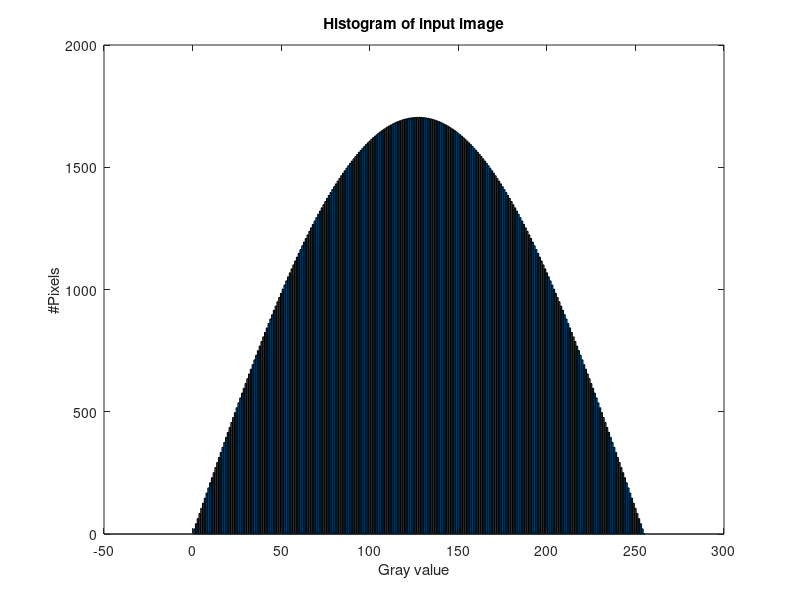
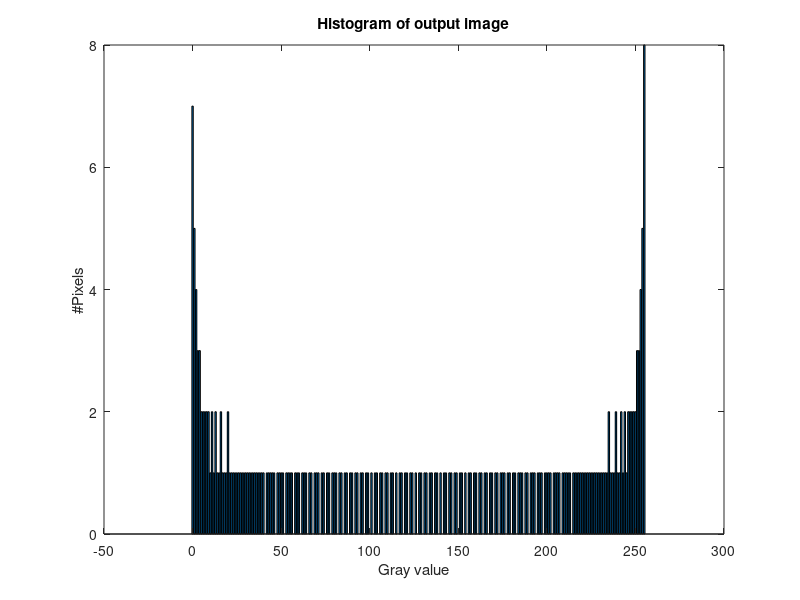

Reproduce these figures in MATLAB, in order.
%get L, total number of gray levels, 8 bits
L = 2^8; % 256 grey levels, so it needs to be divided into 256 bins

% H(D)=1704sin(πD/ 255)
x=0:(L-1);
y = 1704*sin(pi*x/255);
bar(x,y);
xlabel('Gray value');
ylabel('#Pixels');
title("Histogram of input image");

% step 0,
% get n, total number of pixels
h = @(x) 1704*sin(pi*x/255);
N = round(integral(h,0,255));

% get each gray level #pixels
n = zeros(1, 256);
for i =1:L
    n(i) = round(1704*sin(pi*(i-1)/255));
    %fprintf("i: %d, %d\n",i-1,n(i));
end

% Applying the transforamtion
t = zeros(1,256);
t(1)=n(1);
for i = 2:L
    t(i)=n(i)+t(i-1);
    %fprintf("i: %d, %d\n",i-1,t(i));
end
%disp(t);
fprintf("\n");
s =zeros(1,256);
for i = 1:L
    p = t(i)/N;
    index = round(p*(L-1));
    s(index+1)=s(index+1)+1;
end
figure;
bar(x,s);
xlabel('Gray value');
ylabel('#Pixels');
title("Histogram of output image");